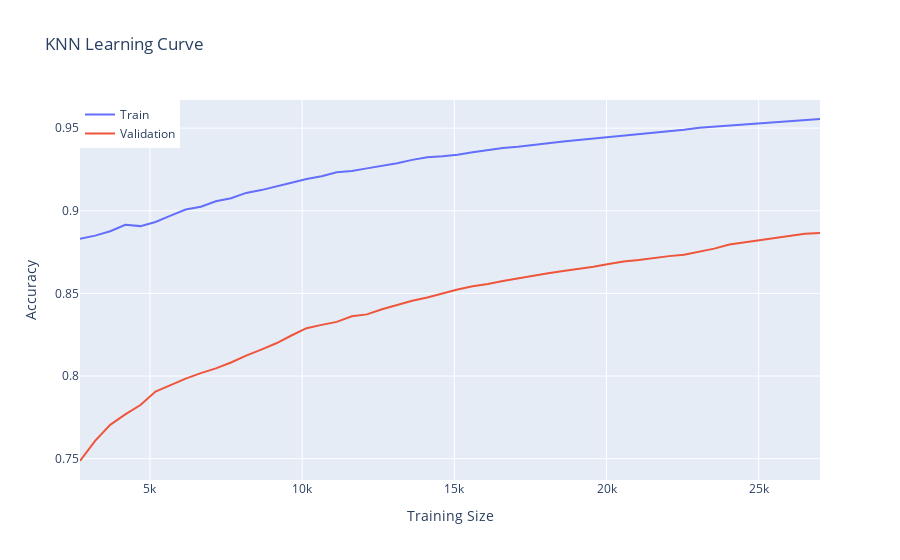

Here is the notebook cell this chart was saved with:
### Code cell
# Calculate learning curve
train_sizes, train_scores, valid_scores = learning_curve(
    knn_classifier.best_estimator_,
    feat_train,
    target_train,
    train_sizes=np.linspace(0.1, 1, 50),
    cv=5,
    scoring="accuracy",
)

# Calculate mean scores
train_scores_mean = np.mean(train_scores, axis=1)
valid_scores_mean = np.mean(valid_scores, axis=1)

# Create a plotly figure
fig = go.Figure()

# Add train scores
fig.add_trace(
    go.Scatter(x=train_sizes, y=train_scores_mean, mode="lines", name="Train")
)

# Add validation scores
fig.add_trace(
    go.Scatter(
        x=train_sizes, y=valid_scores_mean, mode="lines", name="Validation"
    )
)

# Update layout and display
fig.update_layout(
    title="KNN Learning Curve",
    xaxis_title="Training Size",
    yaxis_title="Accuracy",
    legend=dict(x=0, y=1, traceorder="normal"),
)
fig.show()

### Figure 1 — Plotly figure (JSON) as saved in the notebook; plotly's stock layout.template omitted (floating-point values rounded to 4 significant figures)
{"data": [{"mode": "lines", "name": "Train", "type": "scatter", "x": [2701, 3197, 3693, 4189, 4686, 5182, 5678, 6174, 6670, 7166, 7663, 8159, 8655, 9151, 9647, 10144, 10640, 11136, 11632, 12128, 12624, 13121, 13617, 14113, 14609, 15105, 15601, 16098, 16594, 17090, 17586, 18082, 18579, 19075, 19571, 20067, 20563, 21059, 21556, 22052, 22548, 23044, 23540, 24036, 24533, 25029, 25525, 26021, 26517, 27014], "y": [0.883, 0.885, 0.8876, 0.8915, 0.8907, 0.8932, 0.897, 0.9007, 0.9024, 0.9057, 0.9076, 0.9108, 0.9125, 0.9145, 0.9169, 0.9193, 0.9209, 0.9233, 0.924, 0.9256, 0.927, 0.9288, 0.9308, 0.9323, 0.933, 0.9339, 0.9353, 0.9366, 0.9379, 0.9387, 0.9399, 0.9411, 0.9419, 0.9428, 0.9437, 0.9445, 0.9455, 0.9462, 0.9472, 0.9479, 0.949, 0.9502, 0.9509, 0.9518, 0.9524, 0.953, 0.9539, 0.9544, 0.9549, 0.9555]}, {"mode": "lines", "name": "Validation", "type": "scatter", "x": [2701, 3197, 3693, 4189, 4686, 5182, 5678, 6174, 6670, 7166, 7663, 8159, 8655, 9151, 9647, 10144, 10640, 11136, 11632, 12128, 12624, 13121, 13617, 14113, 14609, 15105, 15601, 16098, 16594, 17090, 17586, 18082, 18579, 19075, 19571, 20067, 20563, 21059, 21556, 22052, 22548, 23044, 23540, 24036, 24533, 25029, 25525, 26021, 26517, 27014], "y": [0.7486, 0.7607, 0.7705, 0.7767, 0.7825, 0.7906, 0.7945, 0.7984, 0.8018, 0.8046, 0.8082, 0.8124, 0.816, 0.8198, 0.8245, 0.829, 0.8309, 0.8328, 0.8361, 0.8373, 0.8404, 0.8428, 0.8456, 0.8475, 0.8499, 0.8523, 0.8544, 0.8557, 0.8575, 0.8592, 0.8607, 0.8621, 0.8636, 0.8648, 0.8661, 0.8678, 0.8693, 0.8702, 0.8714, 0.8725, 0.8733, 0.8752, 0.8771, 0.8796, 0.8808, 0.8823, 0.8836, 0.8849, 0.8861, 0.8865]}], "layout": {"legend": {"traceorder": "normal", "x": 0, "y": 1}, "title": {"text": "KNN Learning Curve"}, "xaxis": {"title": {"text": "Training Size"}}, "yaxis": {"title": {"text": "Accuracy"}}}}
